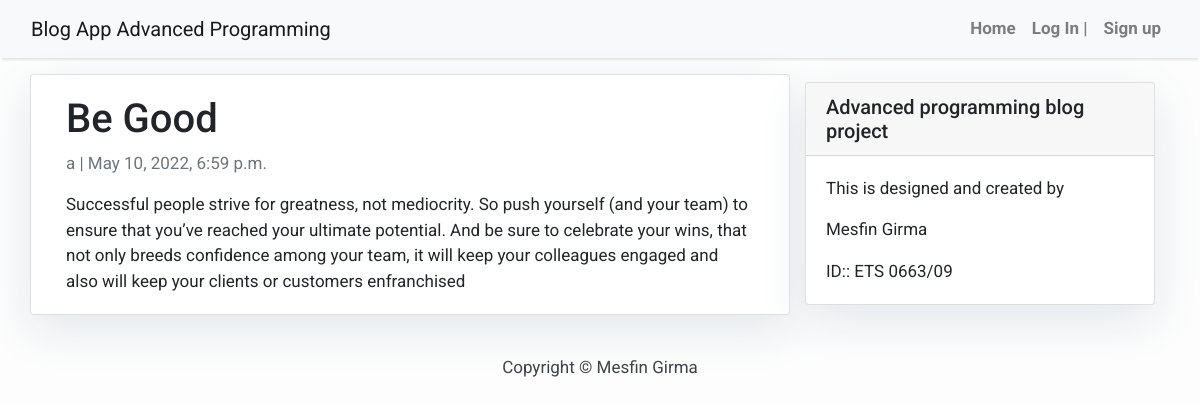
The page /Be-Good/ on the database its author committed.
### blogApp/models.py (models this page shows, shortened)
class Post(models.Model):
    title = models.CharField(max_length=200, unique=True)
    slug = models.SlugField(max_length=200, unique=True)
    author = models.ForeignKey(User, on_delete= models.CASCADE,related_name='blog_posts')
    updated_on = models.DateTimeField(auto_now= True)
    content = models.TextField()
    created_on = models.DateTimeField(auto_now_add=True)
    status = models.IntegerField(choices=STATUS, default=0)
    class Meta:
        ordering = ['-created_on']

### blogApp/views.py (the view)
# urls.py: path('<slug:slug>/', views.PostDetail.as_view(), name='post_detail'),
class PostDetail(generic.DetailView):
    model = Post
    template_name = 'post_detail.html'

### templates/post_detail.html
{% extends 'base.html' %} {% block content %}
<div class="container">
  <div class="row">
    <div class="col-md-8 card mb-4  mt-3 left  top">
      <div class="card-body">
        <h1>{% block title %} {{ object.title }} {% endblock title %}</h1>
        <p class=" text-muted">{{ post.author }} | {{ post.created_on }}</p>
        <p class="card-text ">{{ object.content | safe }}</p>
      </div>
    </div>
    {% block sidebar %} {% include 'sidebar.html' %} {% endblock sidebar %}
  </div>
</div>
{% endblock content %}

### templates/base.html (style rules this page uses)
body { font-family: "Roboto", sans-serif; font-size: 17px; background-color: #fdfdfd; }

### templates/sidebar.html (style rules this page uses)
.card { box-shadow: 0 16px 48px #E3E7EB; }

### rows shown on the page
Post: title "Be Good", author "a", created_on "May 10, 2022, 6:59 p.m.", content "Successful people strive for greatness, not mediocrity. So push yourself (and your team) to ensure that you’ve reached your ultimate potential. And be sure to celebrate your wins, that not only breeds confidence among your team, it will keep your colleagues engaged and also will keep your clients or customers enfranchised"
